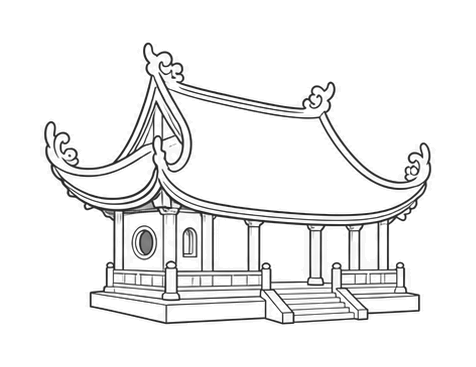
#> input picture Image_collections/primary-decor/architecture/mai-dinh-01.png, 476 x 367 px
$ python extract-approved-review-assets.py ../Image_collections/primary-decor/architecture/mai-dinh-01.png out.png
#> lines starting #> are read from the running program, lines starting #| are printed output that depends on the picture; after the words box and inside, x2 and y2 are one past the last pixel; in counts of white or black regions, pixels touching at a corner belong together
from __future__ import annotations

import argparse
from pathlib import Path

from PIL import Image


def extract_cell(
    source: Image.Image,
    *,
    column: int,
    row: int,
    columns: int,
    rows: int,
    destination: Path,
) -> None:
    cell_width = source.width // columns
    cell_height = source.height // rows
    left = column * cell_width
    top = row * cell_height
    right = source.width if column == columns - 1 else left + cell_width
    bottom = source.height if row == rows - 1 else top + cell_height

    cell = source.crop((left, top, right, bottom)).convert("RGB")
    luminance = cell.convert("L")

    # White review-board pixels become transparent. Darker line work becomes
    # alpha, retaining anti-aliased edges without a white fringe.
    alpha = luminance.point(lambda value: 0 if value >= 250 else 255 - value)
    bbox = alpha.getbbox()
    if bbox is None:
        raise ValueError(f"No visible motif found in cell ({column}, {row})")

    alpha = alpha.crop(bbox)
    width, height = alpha.size
    padding = max(24, round(max(width, height) * 0.10))

    result = Image.new(
        "RGBA",
        (width + padding * 2, height + padding * 2),
        (0, 0, 0, 0),
    )
    ink = Image.new("RGBA", (width, height), (35, 35, 35, 255))
    ink.putalpha(alpha)
    result.alpha_composite(ink, (padding, padding))

    destination.parent.mkdir(parents=True, exist_ok=True)
    result.save(destination, optimize=True)


def main() -> None:
    parser = argparse.ArgumentParser()
    parser.add_argument("source", type=Path)
    parser.add_argument("output_root", type=Path)
    args = parser.parse_args()

    source = Image.open(args.source)
#> source is the input picture: PIL image 476x367 RGBA; mean R, G, B, A 6.7, 6.7, 6.7, 17.9
    assets = [
        ("architecture/mai-dinh-01.png", 0, 0),
        ("architecture/cong-tam-quan-01.png", 1, 0),
        ("attire-accessories/non-quai-thao-nghieng-01.png", 3, 0),
        ("attire-accessories/quat-giay-nghieng-01.png", 0, 1),
        ("symbols/chu-hy-trien-01.png", 2, 1),
        ("nature/song-nuoc-may-troi-01.png", 3, 1),
    ]

    for relative_path, column, row in assets:
        extract_cell(
            source,
            column=column,
            row=row,
            columns=4,
            rows=2,
            destination=args.output_root / relative_path,
        )
#> this loop made 6 passes
#> bbox in extract_cell on passes 1 to 6: (0, 0, 119, 183), (0, 0, 119, 183), (0, 0, 119, 183), (0, 0, 119, 184), (0, 0, 119, 184), (0, 0, 119, 184)
#> pass 1, in extract_cell, `cell = source.crop((left, top, right, bottom)).convert("RGB")`:
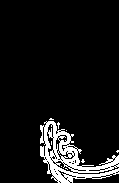
#> cell: PIL image 119x183 RGB; values 0 (black) and 35 (white), 8.3% white; 9 white regions (8 under 20 px), largest, box (x1, y1, x2, y2) and area: (40, 121, 119, 183) 1766


if __name__ == "__main__":
    main()
